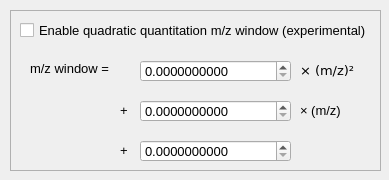
<?xml version="1.0" encoding="UTF-8"?>
<ui version="4.0">
 <class>advanced_settings</class>
 <widget class="QWidget" name="advanced_settings">
  <property name="geometry">
   <rect>
    <x>0</x>
    <y>0</y>
    <width>389</width>
    <height>180</height>
   </rect>
  </property>
  <property name="windowTitle">
   <string>Advanced settings</string>
  </property>
  <property name="styleSheet">
   <string notr="true">* {
    font-family: 'DejaVu Sans';
    font-size: 10pt; 
}

#frame {
    border: 1px solid #b0b0b0;
}</string>
  </property>
  <widget class="QFrame" name="frame">
   <property name="geometry">
    <rect>
     <x>10</x>
     <y>10</y>
     <width>371</width>
     <height>161</height>
    </rect>
   </property>
   <property name="frameShape">
    <enum>QFrame::StyledPanel</enum>
   </property>
   <property name="frameShadow">
    <enum>QFrame::Raised</enum>
   </property>
   <widget class="QDoubleSpinBox" name="doubleSpinBox_constant">
    <property name="geometry">
     <rect>
      <x>130</x>
      <y>130</y>
      <width>151</width>
      <height>22</height>
     </rect>
    </property>
    <property name="decimals">
     <number>10</number>
    </property>
    <property name="singleStep">
     <double>0.000001000000000</double>
    </property>
   </widget>
   <widget class="QCheckBox" name="checkBox_quadratic">
    <property name="geometry">
     <rect>
      <x>10</x>
      <y>10</y>
      <width>441</width>
      <height>21</height>
     </rect>
    </property>
    <property name="text">
     <string>Enable quadratic quantitation m/z window (experimental)</string>
    </property>
   </widget>
   <widget class="QLabel" name="label_mz2_2">
    <property name="geometry">
     <rect>
      <x>290</x>
      <y>90</y>
      <width>71</width>
      <height>21</height>
     </rect>
    </property>
    <property name="text">
     <string>× (m/z)</string>
    </property>
   </widget>
   <widget class="QLabel" name="label_mz2">
    <property name="geometry">
     <rect>
      <x>290</x>
      <y>50</y>
      <width>71</width>
      <height>21</height>
     </rect>
    </property>
    <property name="font">
     <font>
      <family>DejaVu Sans</family>
      <pointsize>10</pointsize>
     </font>
    </property>
    <property name="text">
     <string>× (m/z)²</string>
    </property>
   </widget>
   <widget class="QDoubleSpinBox" name="doubleSpinBox_mz2">
    <property name="geometry">
     <rect>
      <x>130</x>
      <y>50</y>
      <width>151</width>
      <height>22</height>
     </rect>
    </property>
    <property name="decimals">
     <number>10</number>
    </property>
    <property name="singleStep">
     <double>0.000001000000000</double>
    </property>
   </widget>
   <widget class="QDoubleSpinBox" name="doubleSpinBox_mz">
    <property name="geometry">
     <rect>
      <x>130</x>
      <y>90</y>
      <width>151</width>
      <height>22</height>
     </rect>
    </property>
    <property name="decimals">
     <number>10</number>
    </property>
    <property name="singleStep">
     <double>0.000001000000000</double>
    </property>
   </widget>
   <widget class="QLabel" name="label">
    <property name="geometry">
     <rect>
      <x>20</x>
      <y>50</y>
      <width>111</width>
      <height>16</height>
     </rect>
    </property>
    <property name="text">
     <string>m/z window = </string>
    </property>
   </widget>
   <widget class="QLabel" name="label_2">
    <property name="geometry">
     <rect>
      <x>110</x>
      <y>90</y>
      <width>21</width>
      <height>21</height>
     </rect>
    </property>
    <property name="text">
     <string>+</string>
    </property>
   </widget>
   <widget class="QLabel" name="label_3">
    <property name="geometry">
     <rect>
      <x>110</x>
      <y>130</y>
      <width>21</width>
      <height>21</height>
     </rect>
    </property>
    <property name="text">
     <string>+</string>
    </property>
   </widget>
  </widget>
 </widget>
 <resources/>
 <connections/>
</ui>
